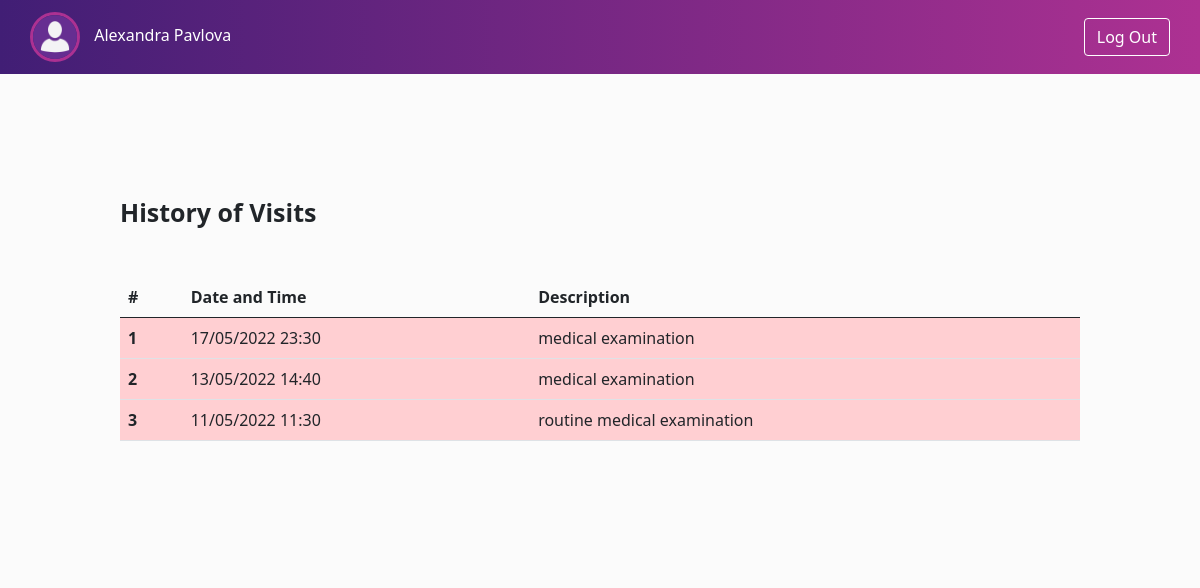
The page /history-of-visits.php?id=3 (signed in) on the database its author committed.
### tables this page shows
CREATE TABLE `user` (
  `id` int(11) NOT NULL AUTO_INCREMENT,
  `role` enum('patient','doctor') NOT NULL,
  `username` varchar(255) NOT NULL,
  `password` varchar(255) NOT NULL,
  `name` varchar(255) NOT NULL,
  `fname` varchar(255) NOT NULL,
  `gender` enum('male','female') NOT NULL,
  `date_of_birth` date NOT NULL,
  `phone_number` varchar(13) NOT NULL,
  PRIMARY KEY (`id`)
);

CREATE TABLE `appointment` (
  `appointment_id` int(11) NOT NULL AUTO_INCREMENT,
  `doctor_id` int(11) NOT NULL,
  `patient_id` int(11) NOT NULL,
  `date` datetime NOT NULL,
  `description` varchar(255) NOT NULL,
  `room` int(11) NOT NULL,
  PRIMARY KEY (`appointment_id`),
  KEY `patient_id` (`patient_id`),
  KEY `doctor_id` (`doctor_id`),
  CONSTRAINT `appointment_ibfk_1` FOREIGN KEY (`patient_id`) REFERENCES `patient` (`patient_id`),
  CONSTRAINT `appointment_ibfk_2` FOREIGN KEY (`doctor_id`) REFERENCES `doctor` (`doctor_id`)
);

### history-of-visits.php (the view, shortened to what this page needs)
<?php
    include "connect-db.php";
    $u_id = $_SESSION['id'];
    $patient_id = $_GET['id'];
    $sql = "SELECT * from user
    INNER JOIN patient ON user.id = patient.patient_id
    INNER JOIN appointment ON patient.patient_id = appointment.patient_id
    INNER JOIN doctor ON doctor.doctor_id = appointment.doctor_id
    WHERE patient.patient_id = '$patient_id' AND doctor.doctor_id = '$u_id'
    ORDER BY date DESC;
    ";
    $res = mysqli_query($connect, $sql);
    if (isset($_SESSION['username']) && isset($_SESSION['id']))
    {
?>
<!DOCTYPE html>
<html>
<head>
	<link href="https://cdn.jsdelivr.net/npm/bootstrap@5.0.0-beta1/dist/css/bootstrap.min.css" rel="stylesheet">
    <link rel="stylesheet" href="styles/appointments.css">
    <link rel="stylesheet" href="styles/patients-list.css">
    <link rel="stylesheet" href="styles/header.css">
</head>
<body>
    <header class="header">
        <nav class="navigation">
            <a href="home.php" class="profile" style="text-decoration: none;">
                <img src="images/PhotoAvatar.jpg" alt="Avatar" class="avatar">
                <span class="names">
                    <?=$_SESSION['name']?>
                    <?=$_SESSION['fname']?>
                </span>
            </a>
            <a href="log-out.php" class="btn btn-primary logout-btn">Log Out</a>
        </nav>
    </header>
    <div class="main-container">
        <div class="main-content">
            <div class="page-title">History of Visits</div>
            <table class="table table-hover" id="appointments-table">
                <thead>
                    <tr>
                    <th scope="col">#</th>
                    <th scope="col">Date and Time</th>
                    <th scope="col">Description</th>
                    </tr>
                </thead>
                <tbody>
                    <?php
				  	$i =1;
				  	while ($rows = mysqli_fetch_assoc($res)) {
                        $class_value = '';
                        if(date('d/m/Y H:i', strtotime($rows['date']))>=date('d/m/Y H:i')) {
                          $class_value = "upcoming";
                        } else {
                            $class_value = "past";
                        }
                          ?>
				    <tr class="<?php echo $class_value; ?>">
				      <th scope="row"><?=$i?></th>
				      <td><?=date('d/m/Y H:i', strtotime($rows['date']));
                      ?></td>
                      <td><?=$rows['description']?></td>
				    </tr>
				    <?php $i++; }?>
                    </tbody>
            </table>
        </div>
    </div>
</body>
</html>
    <?php } ?>

### styles/appointments.css (style rules this page uses)
.main-container { padding: 15vh 0!important; }
.main-container .main-content .table { width: 80%; margin: 0 auto; margin-top: 45px; }
.main-container .main-content .page-title { width: 80%; margin: 0 auto; font-size: 25px; font-weight: bold; }

### styles/patients-list.css (style rules this page uses)
.main-container { padding: 15vh 0!important; }
.main-container .main-content .table { width: 80%; margin: 0 auto; margin-top: 45px; }
.main-container .main-content .page-title { width: 80%; margin: 0 auto; font-size: 25px; font-weight: bold; }
tr.past { background-color: #ffcfd2; }

### styles/header.css (style rules this page uses)
.header { padding: .75rem 0; background: linear-gradient(to right,#411e75 0%,#ad3192 100%); }
.navigation { display: flex; align-items: center; justify-content: space-between; width: 95%; margin: 0 auto; }
.header .navigation .profile .avatar { vertical-align: middle; width: 50px; height: 50px; border-radius: 50%; border: 3.5px solid #ac3192; }
.header .navigation .profile .names { margin-left: 10px; color: #fff; }
.header .navigation .logout-btn { color: #fff; background-color: transparent; border-color: #fff; }
.main-container { padding: 20vh 0; background-color: #FBFBFB; }
body { background-color: #FBFBFB; }

### rows shown on the page
user: appointment.date "17/05/2022 23:30", appointment.description "medical examination", appointment.date "13/05/2022 14:40", appointment.date "11/05/2022 11:30", appointment.description "routine medical examination"

### other values the page prints
$_SESSION['name'] "Alexandra"
$_SESSION['fname'] "Pavlova"
